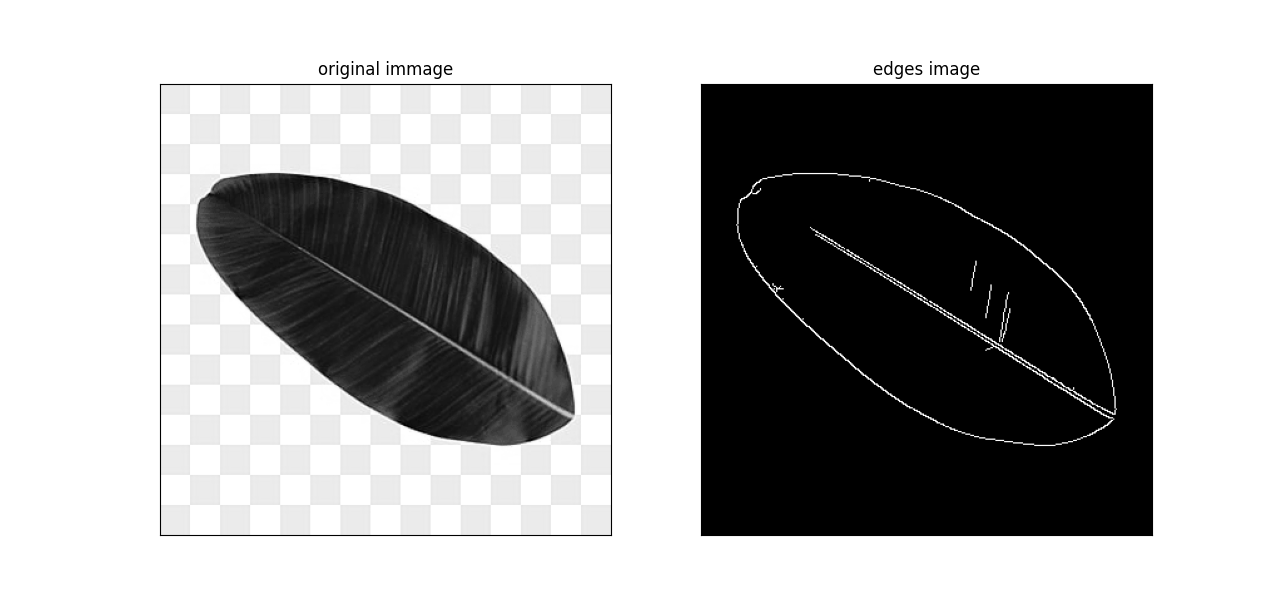

Reproduce this figure in Python.
import cv2 as cv
from matplotlib import pyplot as plt

img= cv.imread('daun.png',0)
edges= cv.Canny(img,100,200)
plt.subplot(121),plt.imshow(img,cmap='gray')
plt.title('original immage'), plt.xticks([]),plt.yticks([])
plt.subplot(122),plt.imshow(edges,cmap='gray')
plt.title('edges image'), plt.xticks([]),plt.yticks([])
plt.show()

cv.imshow('original',img)
cv.imshow('Canny', edges)
cv.waitKey(0)
cv.destroyAllWindows()
